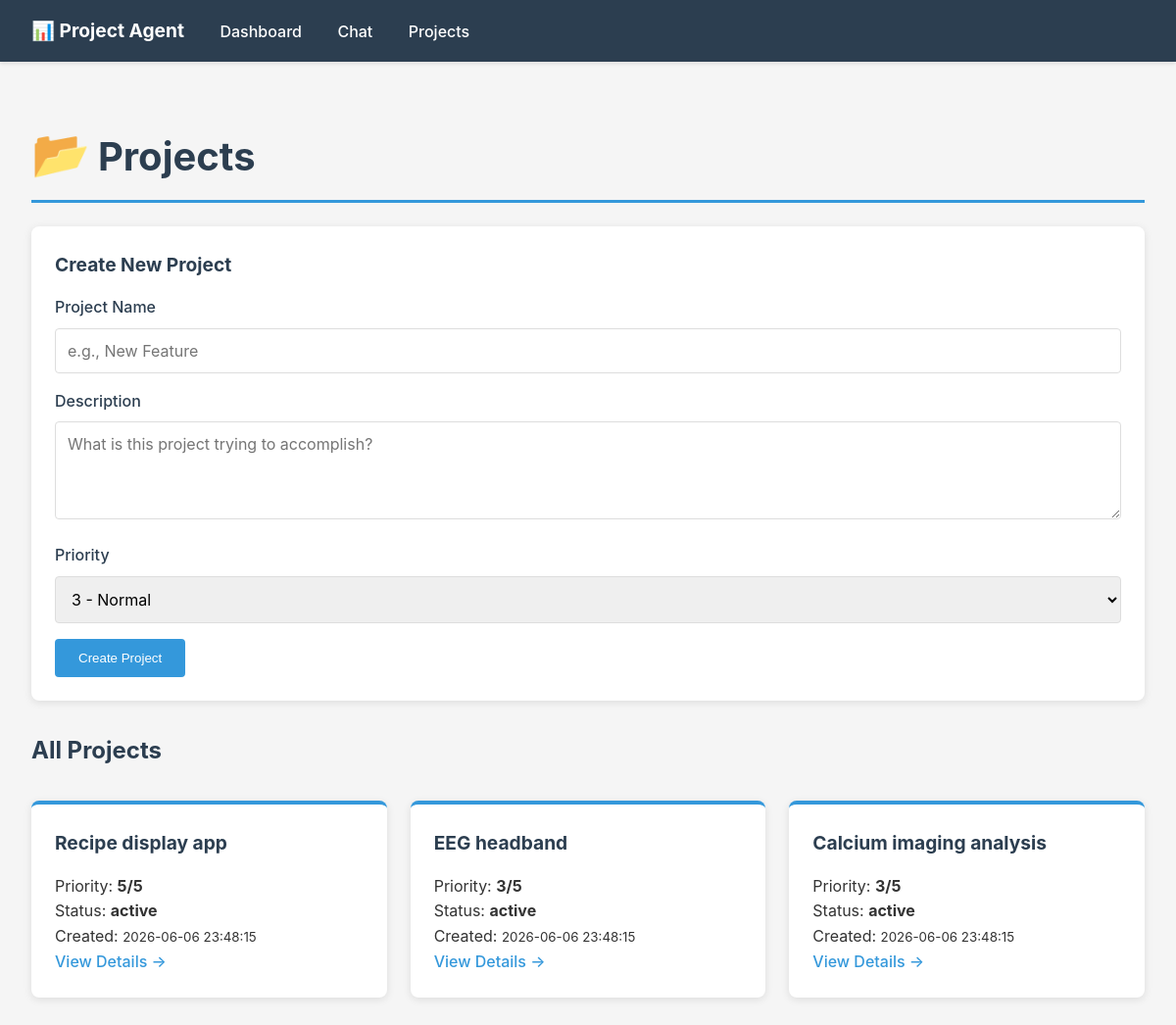
The app's page /projects with its own data.
### tables this page shows
CREATE TABLE projects (
                id INTEGER PRIMARY KEY AUTOINCREMENT,
                name TEXT UNIQUE NOT NULL,
                status TEXT DEFAULT 'active',
                created_at TEXT DEFAULT CURRENT_TIMESTAMP,
                updated_at TEXT DEFAULT CURRENT_TIMESTAMP
            , description TEXT DEFAULT '', priority_score INTEGER DEFAULT 3, focus_reason TEXT DEFAULT '');

### api.py (the view)
@app.get("/projects")
def projects_page(request: Request):
    projects = dicts_from_rows(db.get_all_projects())
    context = {
        "request": request,
        "projects": projects,
    }
    template = jinja_env.get_template("projects.html")
    html = template.render(context)
    return HTMLResponse(html)

### templates/projects.html (shortened to what this page needs)
{% extends "base.html" %}
{% block content %}
<h1><span class="emoji">📂</span>Projects</h1>
<form method="post" action="/projects/create">
    <h3>Create New Project</h3>
    <div class="form-group">
        <label for="name">Project Name</label>
        <input type="text" id="name" name="name" placeholder="e.g., New Feature" required>
    </div>
    <div class="form-group">
        <label for="description">Description</label>
        <textarea id="description" name="description" placeholder="What is this project trying to accomplish?"></textarea>
    </div>
    <div class="form-group">
        <label for="priority_score">Priority</label>
        <select id="priority_score" name="priority_score">
            <option value="3" selected>3 - Normal</option>
        </select>
    </div>
    <button type="submit">Create Project</button>
</form>
<h2>All Projects</h2>
{% if projects %}
    <div class="project-list">
        {% for project in projects %}
            <div class="project-card">
                <h3>{{ project.name }}</h3>
                <p>Priority: <strong>{{ project.priority_score }}/5</strong></p>
                <p>Status: <strong>{{ project.status }}</strong></p>
                <p>Created: <small>{{ project.created_at }}</small></p>
                <a href="/projects/{{ project.id }}">View Details →</a>
            </div>
        {% endfor %}
    </div>
{% else %}
    <div class="empty-state">
        <p>No projects yet. Create one above!</p>
    </div>
{% endif %}
{% endblock %}

### templates/base.html (style rules this page uses)
* { margin: 0; padding: 0; box-sizing: border-box; }
body { font-family: -apple-system, BlinkMacSystemFont, 'Segoe UI', 'Roboto', 'Oxygen', 'Ubuntu', 'Cantarell', sans-serif; background: #f5f5f5; color: #333; line-height: 1.6; }
h1, h2, h3 { margin: 1.5rem 0 1rem; color: #2c3e50; }
h1 { font-size: 2.5rem; border-bottom: 3px solid #3498db; padding-bottom: 0.5rem; }
h2 { font-size: 1.5rem; margin-top: 2rem; }
h3 { font-size: 1.2rem; }
form { background: white; padding: 1.5rem; border-radius: 8px; margin: 1.5rem 0; box-shadow: 0 2px 8px rgba(0,0,0,0.1); }
form h3 { margin-top: 0; }
.form-group { margin-bottom: 1rem; }
label { display: block; margin-bottom: 0.5rem; font-weight: 500; color: #2c3e50; }
input, textarea, select { width: 100%; padding: 0.75rem; border: 1px solid #ddd; border-radius: 4px; font-family: inherit; font-size: 1rem; }
textarea { resize: vertical; min-height: 100px; }
button { background: #3498db; color: white; padding: 0.75rem 1.5rem; border: none; border-radius: 4px; cursor: pointer; font-weight: 500; transition: background 0.2s; }
.project-list { display: grid; grid-template-columns: repeat(auto-fill, minmax(300px, 1fr)); gap: 1.5rem; margin: 2rem 0; }
.project-card { background: white; padding: 1.5rem; border-radius: 8px; box-shadow: 0 2px 8px rgba(0,0,0,0.1); border-top: 4px solid #3498db; }
.project-card h3 { margin-top: 0; }
.project-card a { color: #3498db; text-decoration: none; font-weight: 500; }
.emoji { font-size: 1.2em; margin-right: 0.5rem; }

### records on screen
projects: name "Recipe display app", priority_score "5", status "active", created_at "2026-06-06 23:48:15"
projects: name "EEG headband", priority_score "3", status "active", created_at "2026-06-06 23:48:15"
projects: name "Calcium imaging analysis", priority_score "3", status "active", created_at "2026-06-06 23:48:15"
